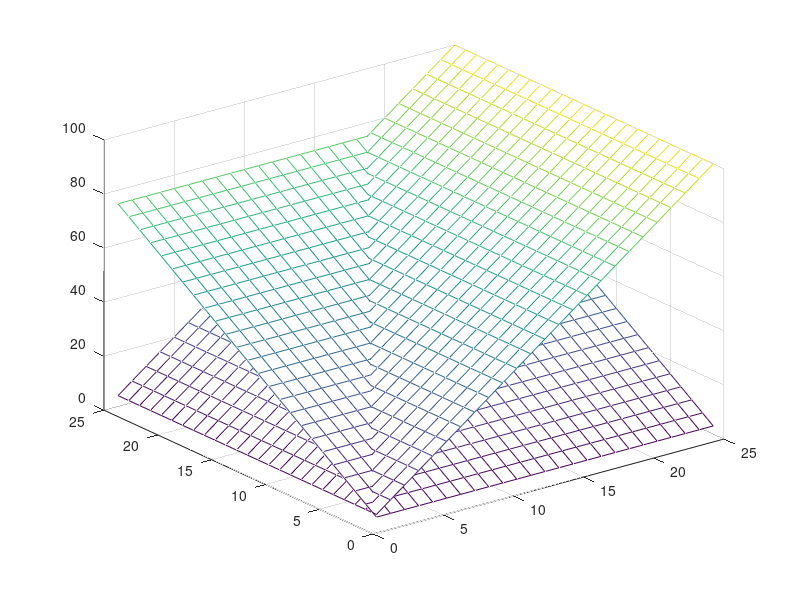
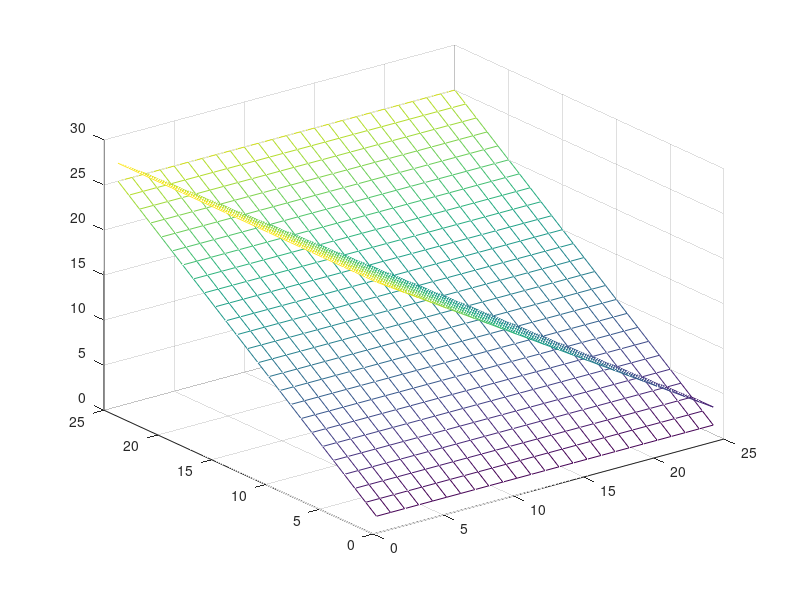
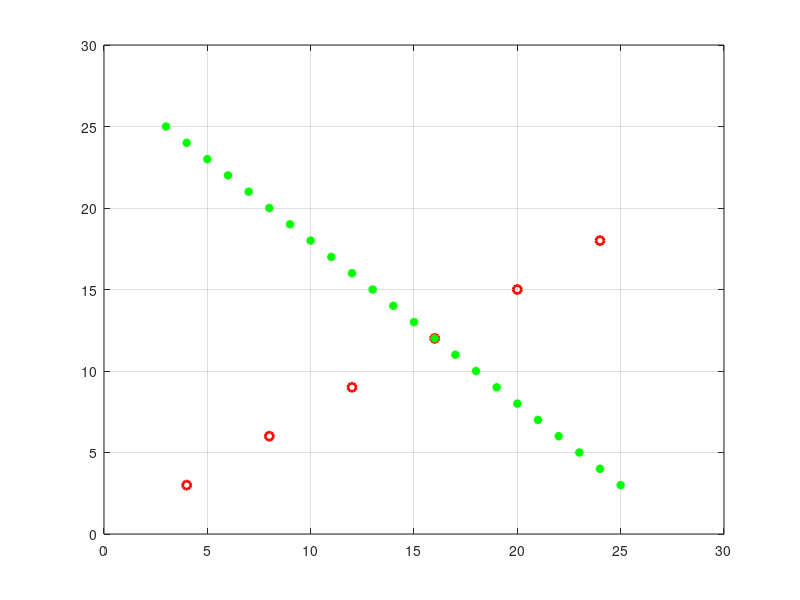

Source code (MATLAB) for these figures, in order:
%Ratio of Geetha's age to Sita's is 3:4. Sum of their ages is 28. Find
%their ages.
%Age of Sita: x
%Age of Geetha: y
%Function1: 3*x-----infinite surface in x-y plane
%Function2: 4*y-------do
%Function3: x------do
%Function4: 28-y---------do
%Function1=Function2------Line1
%Function3=Function4------Line2
%Solution=point where line1 intercepts line2
clc; clear;
i3=1;
i5=1;
for i1=1:25
    for i2=1:25
    f1(i1,i2)=3*i1;
    f2(i1,i2)=4*i2;
    f3(i1,i2)=i1;
    f4(i1,i2)=28-i2;
    if (f1(i1,i2)==f2(i1,i2))
        solution(i3,:)=[i1,i2];
        i3=i3+1;
    end
    if (f3(i1,i2)==f4(i1,i2))
        solution2(i5,:)=[i1,i2];
        i5=i5+1;
    end
    end
end

x=1:1:25;
y=1:1:25;
figure(1)
mesh(x,y,f1);
hold on;
mesh(x,y,f2);

figure(2)
mesh(x,y,f3);
hold on;
mesh(x,y,f4);

figure(3)
for i4=1:i3-1
    plot(solution(i4,1),solution(i4,2),'ro','LineWidth',2);
    hold on;
end
for i6=1:i5-1
    plot(solution2(i6,1),solution2(i6,2),'g*','LineWidth',2);
    hold on;
end
axis([0 30 0 30])
grid on;

